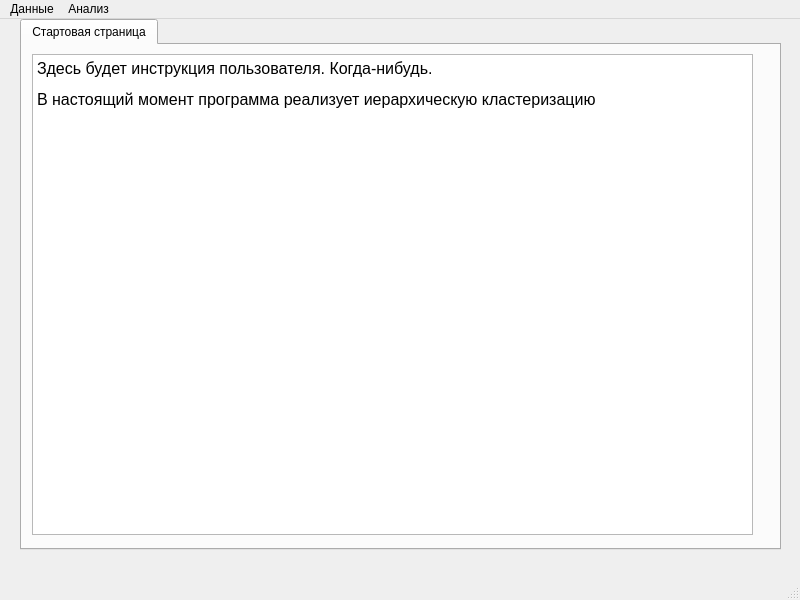
<?xml version="1.0" encoding="UTF-8"?>
<ui version="4.0">
 <class>MainWindow</class>
 <widget class="QMainWindow" name="MainWindow">
  <property name="geometry">
   <rect>
    <x>0</x>
    <y>0</y>
    <width>800</width>
    <height>600</height>
   </rect>
  </property>
  <property name="windowTitle">
   <string>Stat</string>
  </property>
  <property name="windowIcon">
   <iconset>
    <normaloff>placeholder_img.ico</normaloff>placeholder_img.ico</iconset>
  </property>
  <widget class="QWidget" name="centralwidget">
   <property name="enabled">
    <bool>true</bool>
   </property>
   <widget class="QTabWidget" name="dataTabs">
    <property name="geometry">
     <rect>
      <x>20</x>
      <y>0</y>
      <width>761</width>
      <height>531</height>
     </rect>
    </property>
    <property name="currentIndex">
     <number>0</number>
    </property>
    <widget class="QWidget" name="readme_tab">
     <attribute name="title">
      <string>Стартовая страница</string>
     </attribute>
     <widget class="QTextBrowser" name="readme_browser">
      <property name="geometry">
       <rect>
        <x>10</x>
        <y>9</y>
        <width>721</width>
        <height>481</height>
       </rect>
      </property>
      <property name="minimumSize">
       <size>
        <width>200</width>
        <height>200</height>
       </size>
      </property>
      <property name="html">
       <string>&lt;!DOCTYPE HTML PUBLIC &quot;-//W3C//DTD HTML 4.0//EN&quot; &quot;http://www.w3.org/TR/REC-html40/strict.dtd&quot;&gt;
&lt;html&gt;&lt;head&gt;&lt;meta name=&quot;qrichtext&quot; content=&quot;1&quot; /&gt;&lt;style type=&quot;text/css&quot;&gt;
p, li { white-space: pre-wrap; }
&lt;/style&gt;&lt;/head&gt;&lt;body style=&quot; font-family:'MS Shell Dlg 2'; font-size:8.25pt; font-weight:400; font-style:normal;&quot;&gt;
&lt;p align=&quot;justify&quot; style=&quot; margin-top:12px; margin-bottom:12px; margin-left:0px; margin-right:0px; -qt-block-indent:0; text-indent:0px;&quot;&gt;&lt;span style=&quot; font-size:12pt;&quot;&gt;Здесь будет инструкция пользователя. Когда-нибудь.&lt;/span&gt;&lt;/p&gt;
&lt;p align=&quot;justify&quot; style=&quot; margin-top:12px; margin-bottom:12px; margin-left:0px; margin-right:0px; -qt-block-indent:0; text-indent:0px;&quot;&gt;&lt;span style=&quot; font-size:12pt; color:#000000;&quot;&gt;В настоящий момент программа реализует иерархическую кластеризацию&lt;/span&gt;&lt;/p&gt;&lt;/body&gt;&lt;/html&gt;</string>
      </property>
     </widget>
    </widget>
   </widget>
  </widget>
  <widget class="QMenuBar" name="menubar">
   <property name="geometry">
    <rect>
     <x>0</x>
     <y>0</y>
     <width>800</width>
     <height>21</height>
    </rect>
   </property>
   <widget class="QMenu" name="dataMenu">
    <property name="title">
     <string>Данные</string>
    </property>
    <widget class="QMenu" name="export_data_menu">
     <property name="title">
      <string>Экспортировать</string>
     </property>
     <addaction name="export_marks_action"/>
     <addaction name="export_distance_action"/>
    </widget>
    <addaction name="import_data_action"/>
    <addaction name="export_data_menu"/>
   </widget>
   <widget class="QMenu" name="analysisMenu">
    <property name="title">
     <string>Анализ</string>
    </property>
    <widget class="QMenu" name="plots_menu">
     <property name="title">
      <string>График</string>
     </property>
     <addaction name="scatterplot_action"/>
     <addaction name="dendrogram_action"/>
    </widget>
    <addaction name="clusterAction"/>
    <addaction name="plots_menu"/>
   </widget>
   <addaction name="dataMenu"/>
   <addaction name="analysisMenu"/>
  </widget>
  <widget class="QStatusBar" name="statusbar"/>
  <action name="import_data_action">
   <property name="text">
    <string>Импортировать</string>
   </property>
  </action>
  <action name="clusterAction">
   <property name="text">
    <string>Кластеризовать</string>
   </property>
  </action>
  <action name="scatterplot_action">
   <property name="text">
    <string>Диаграмма рассеяния</string>
   </property>
  </action>
  <action name="dendrogram_action">
   <property name="text">
    <string>Дендрограмма</string>
   </property>
  </action>
  <action name="export_marks_action">
   <property name="text">
    <string>Таблицу с метками кластеров</string>
   </property>
  </action>
  <action name="export_distance_action">
   <property name="text">
    <string>Матрицу расстояний</string>
   </property>
  </action>
 </widget>
 <resources/>
 <connections/>
</ui>
